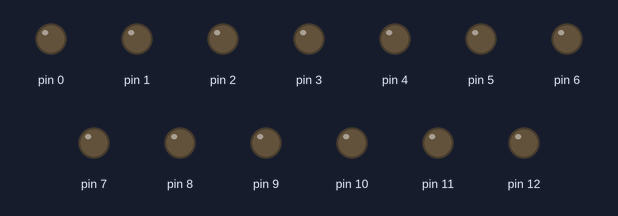
A sketch run on a simulated Arduino Uno, built with avr-gcc and run on an emulated ATmega328P. On the bench: output pins drawn as LEDs (lit = HIGH).

Above: at 0.4 s.
At 6.95 s:
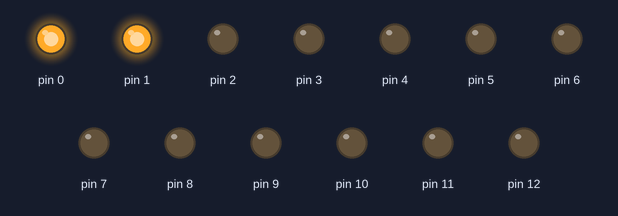
At 12.95 s:
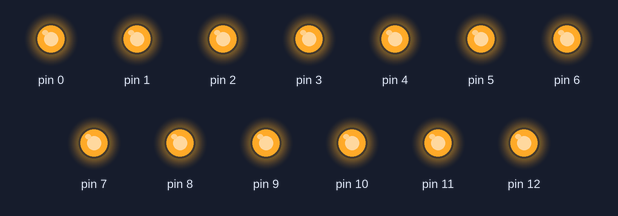
At 25.4 s:
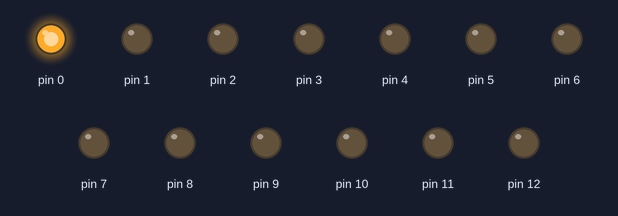
Timing chart, 0 to 26.0 s (numbered marks = the images above):
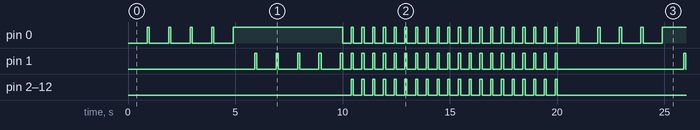

The sketch:

countdown-timer.ino
```cpp
#define ONE_MINUTE (1 * 10 * 1000)
#define ON true
#define OFF false

void setup()
{
  for(int i = 0; i < 13; i++) {
    pinMode(i, OUTPUT);
  }
}

void blink_for_one_second(int pin) {
  digitalWrite(pin, LOW);
  delay(900);
  digitalWrite(pin, HIGH);
  delay(100);
}

void blink_all_lights_for_one_second() {
  for(int i = 0; i < 13; i++ ){
    digitalWrite(i, LOW);
  }
  delay(400);
  for(int i = 0; i < 13; i++ ){
    digitalWrite(i, HIGH);
  }
  delay(100);
  for(int i = 0; i < 13; i++ ){
    digitalWrite(i, LOW);
  }
  delay(400);
  for(int i = 0; i < 13; i++ ) {
    digitalWrite(i, HIGH);
  }
  delay(100);
}

void turn_all_lights(bool on) {
  int state = on ? HIGH : LOW;
  for(int i = 0; i < 13; i++) {
    digitalWrite(i, state);
  }
}

void loop()
{
  int i = 0;
  for(int i = 0; i < 2; i++) {
    for(int j = 0; j < 5; j++) {
      blink_for_one_second(i);
    }
    digitalWrite(i, HIGH);
  }

  for(int i = 0; i < 10; i ++) {
    blink_all_lights_for_one_second();
  }

  turn_all_lights(OFF);
}
```

Measured:
- by itself, pin 0: repeats every 20.0 s: HIGH 5.1 s, 20 × (LOW 0.40 s, HIGH 0.10 s), 4 × (LOW 0.90 s, HIGH 0.10 s), LOW 0.90 s
- by itself, pin 1: repeats every 20.0 s: 20 × (HIGH 0.10 s, LOW 0.40 s), HIGH 0.10 s, LOW 5.9 s, 4 × (HIGH 0.10 s, LOW 0.90 s)
- by itself, pin 2–12: repeats every 20.0 s: HIGH 0.10 s, LOW 10.4 s, 19 × (HIGH 0.10 s, LOW 0.40 s)
